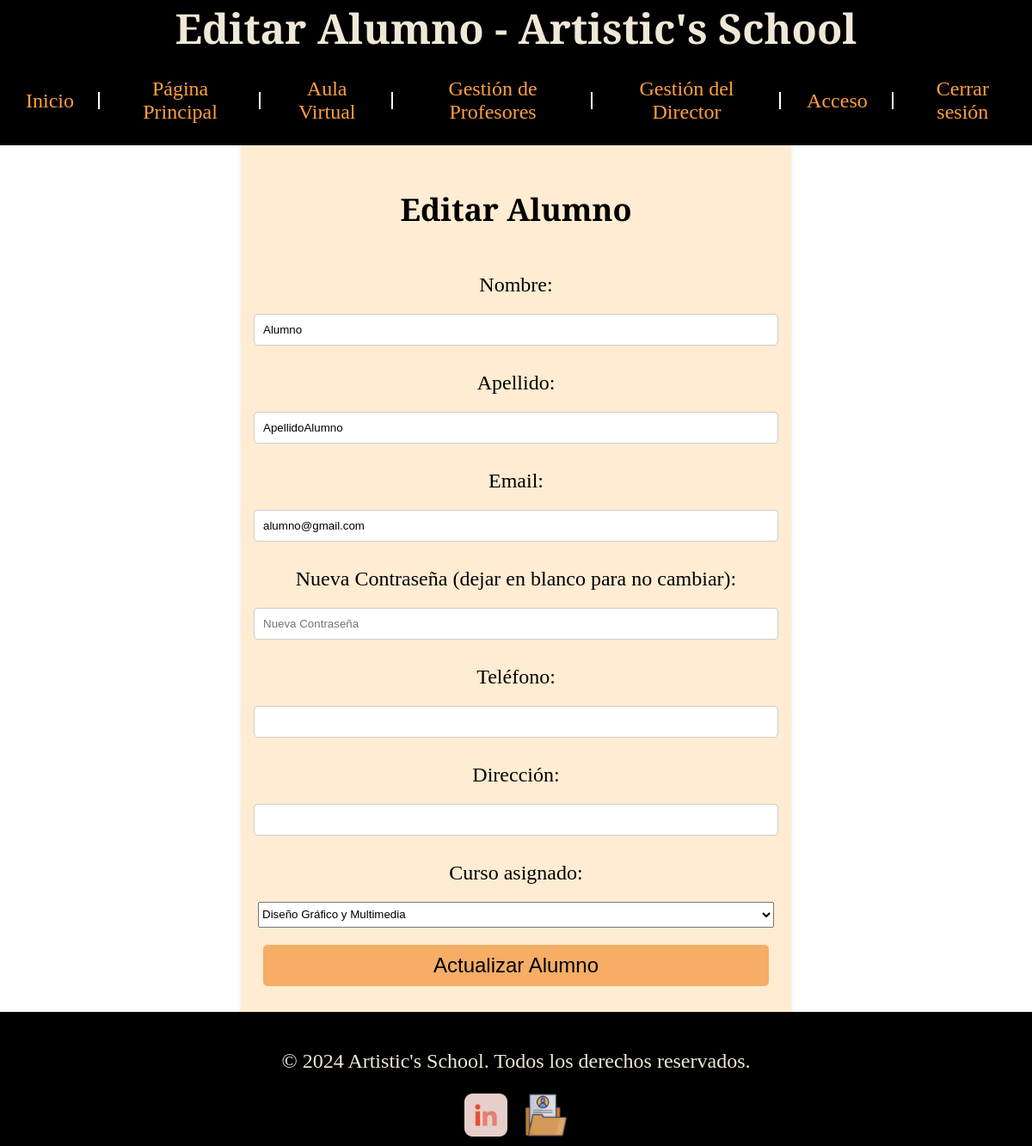
Screenshot of /app/vistas/actualizar-alumno.php?user_id=1 (signed in) with the database file from the repository.
### tables this page shows
CREATE TABLE `users` (
  `user_id` int(11) NOT NULL,
  `email` varchar(255) NOT NULL,
  `password` varchar(255) NOT NULL,
  `first_name` varchar(50) NOT NULL,
  `last_name` varchar(50) NOT NULL,
  `phone` varchar(15) DEFAULT NULL,
  `address` text DEFAULT NULL,
  `role` enum('alumno','profesor','director','administrador') NOT NULL,
  `course_id` int(11) DEFAULT NULL
);

CREATE TABLE `courses` (
  `course_id` int(11) NOT NULL,
  `course_name` varchar(100) NOT NULL,
  `cover_image` varchar(255) DEFAULT NULL,
  `profesor_id` int(11) DEFAULT NULL
);

### app/clases/Usuario.php (called while the page is built, shortened)
<?php
class Usuario
{
    private $conn;
    private $tabla = 'users';
    public $user_id;
    public function __construct($db)
    {
        $this->conn = $db;
    }
    public function getById()
    {
        $query = "SELECT * FROM " . $this->tabla . " WHERE user_id = :user_id";
        $stmt = $this->conn->prepare($query);
        $this->user_id = htmlspecialchars(strip_tags($this->user_id));
        $stmt->bindParam(':user_id', $this->user_id);
        $stmt->execute();
        if ($stmt->rowCount() == 1) {
            return $stmt->fetch(PDO::FETCH_ASSOC);
        } else {
            throw new Exception("Usuario no encontrado.");
        }
    }
}

### app/clases/Curso.php (called while the page is built, shortened)
<?php
class Curso
{
    private $conn;
    private $tabla = 'courses';
    public function __construct($db)
    {
        $this->conn = $db;
    }
    public function listar()
    {
        try {
            $query = "SELECT c.course_id, c.course_name, c.cover_image, GROUP_CONCAT(s.subject_name SEPARATOR ', ') AS asignaturas FROM " . $this->tabla . " c LEFT JOIN subjects s ON c.course_id = s.course_id GROUP BY c.course_id";
            $stmt = $this->conn->prepare($query);
            $stmt->execute();
            return $stmt->fetchAll(PDO::FETCH_ASSOC);
        } catch (Exception $e) {
            return [];
        }
    }
}

### app/vistas/actualizar-alumno.php (the view, shortened to what this page needs)
<?php
require_once '../clases/Usuario.php';
require_once '../clases/Curso.php';
$db = new Database();
$conexion = $db->getConnection();
$usuarioObj = new Usuario($conexion);
$cursoObj = new Curso($conexion);
$cursos = $cursoObj->listar();
if ($_SERVER["REQUEST_METHOD"] == "GET" && isset($_GET['user_id'])) {
    $user_id = $_GET['user_id'];
    try {
        $usuarioObj->user_id = $user_id;
        $alumno = $usuarioObj->getById();
        if ($alumno) {
?>
            <!DOCTYPE html>
            <html lang="es">
            <head>
                <link rel="stylesheet" href="../../public/css/formularios.css">
            </head>
            <body>
                <header>
                    <h1>Editar Alumno - Artistic's School</h1>
                    <?php include 'components/nav.php'; ?>
                </header>
                <div id="click-effect-container"></div>
                <section>
                    <form action="../funciones/GestionDelDirector/gestion-alumnos/procesar-actualizar-alumno.php" method="post">
                        <h2>Editar Alumno</h2>
                        <label for="first_name">Nombre:</label>
                        <input type="text" id="first_name" name="first_name" value="<?php echo htmlspecialchars($alumno['first_name']); ?>" required>
                        <label for="last_name">Apellido:</label>
                        <input type="text" id="last_name" name="last_name" value="<?php echo htmlspecialchars($alumno['last_name']); ?>" required>
                        <label for="email">Email:</label>
                        <input type="email" id="email" name="email" value="<?php echo htmlspecialchars($alumno['email']); ?>" required>
                        <label for="new_password">Nueva Contraseña (dejar en blanco para no cambiar):</label>
                        <input type="password" id="new_password" name="new_password" placeholder="Nueva Contraseña">
                        <label for="phone">Teléfono:</label>
                        <input type="text" id="phone" name="phone" value="<?php echo htmlspecialchars($alumno['phone']); ?>">
                        <label for="address">Dirección:</label>
                        <input type="text" id="address" name="address" value="<?php echo htmlspecialchars($alumno['address']); ?>">
                        <label for="course_id">Curso asignado:</label>
                        <select id="course_id" name="course_id">
                            <?php foreach ($cursos as $curso) : ?>
                                <option value="<?php echo htmlspecialchars($curso['course_id']); ?>" <?php echo $curso['course_id'] == $alumno['course_id'] ? 'selected' : ''; ?>>
                                    <?php echo htmlspecialchars($curso['course_name']); ?>
                                </option>
                            <?php endforeach; ?>
                        </select>
                        <input type="submit" value="Actualizar Alumno">
                    </form>
                </section>
                <?php include 'components/footer.php'; ?>
            </body>
            </html>
<?php
        } else {
            echo "Alumno no encontrado.";
        }
    } catch (Exception $e) {
        echo "Error: " . $e->getMessage();
    }
} else {
    echo "ID de alumno no proporcionado.";
}
?>

### public/css/formularios.css (style rules this page uses)
#click-effect-container { position: fixed; top: 0; left: 0; width: 100%; height: 100%; pointer-events: none; overflow: hidden; z-index: 9999; }
body { animation: cambioColor 10s infinite; cursor: url('cursor/pincel-cursor.png'), auto; font-family: 'Playfair Display', Georgia, 'Times New Roman', Times, serif; font-size: x-large; margin: 0; text-align: center; }
header { background-color: black; text-align: center; align-items: center; justify-content: center; }
h1 { margin: 0; padding: 0; background-color: black; font-weight: bold; text-align: center; color: rgb(240, 232, 215); }
form { display: flex; flex-direction: column; align-items: center; width: 50%; margin: 0 auto; background-color: #ffecd2; padding: 20px; box-shadow: 0 2px 5px rgba(0, 0, 0, 0.1); }
label { margin: 20px; }
input[type="text"], input[type="file"], input[type="submit"], input[type="email"], input[type="password"] { margin-bottom: 10px; padding: 10px; border: 1px solid #ccc; border-radius: 5px; width: 98%; }
input[type="submit"] { font-size: x-large; width: 98%; background-color: rgb(246, 173, 101); color: black; border: none; cursor: pointer; }
select { width: 100%; height: 30px; margin-bottom: 20px; }

### rows the page displays
users: first_name "Alumno", last_name "ApellidoAlumno", email "alumno@gmail.com", course_id "Diseño Gráfico y Multimedia"
